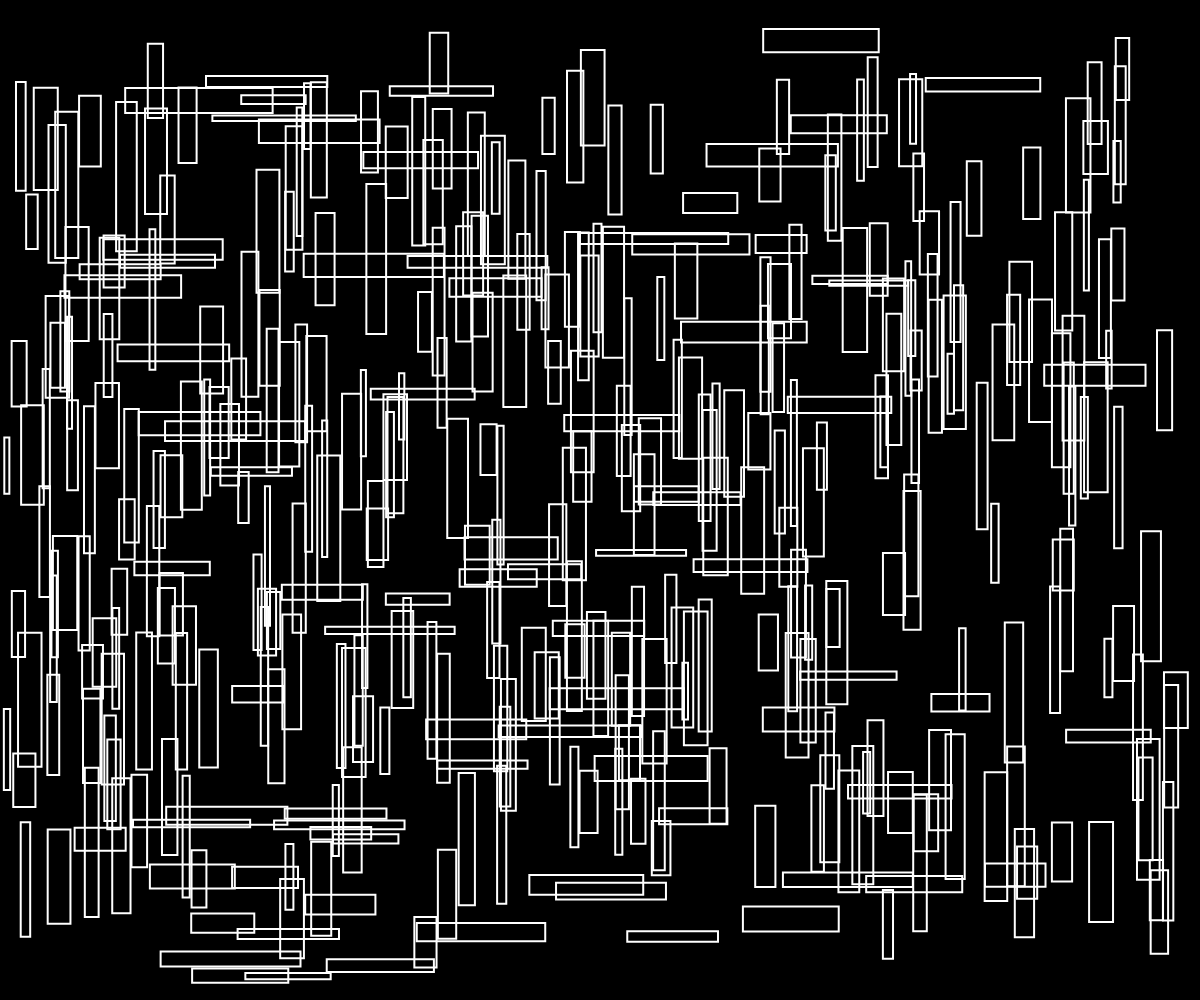
Frame 1 (no input)
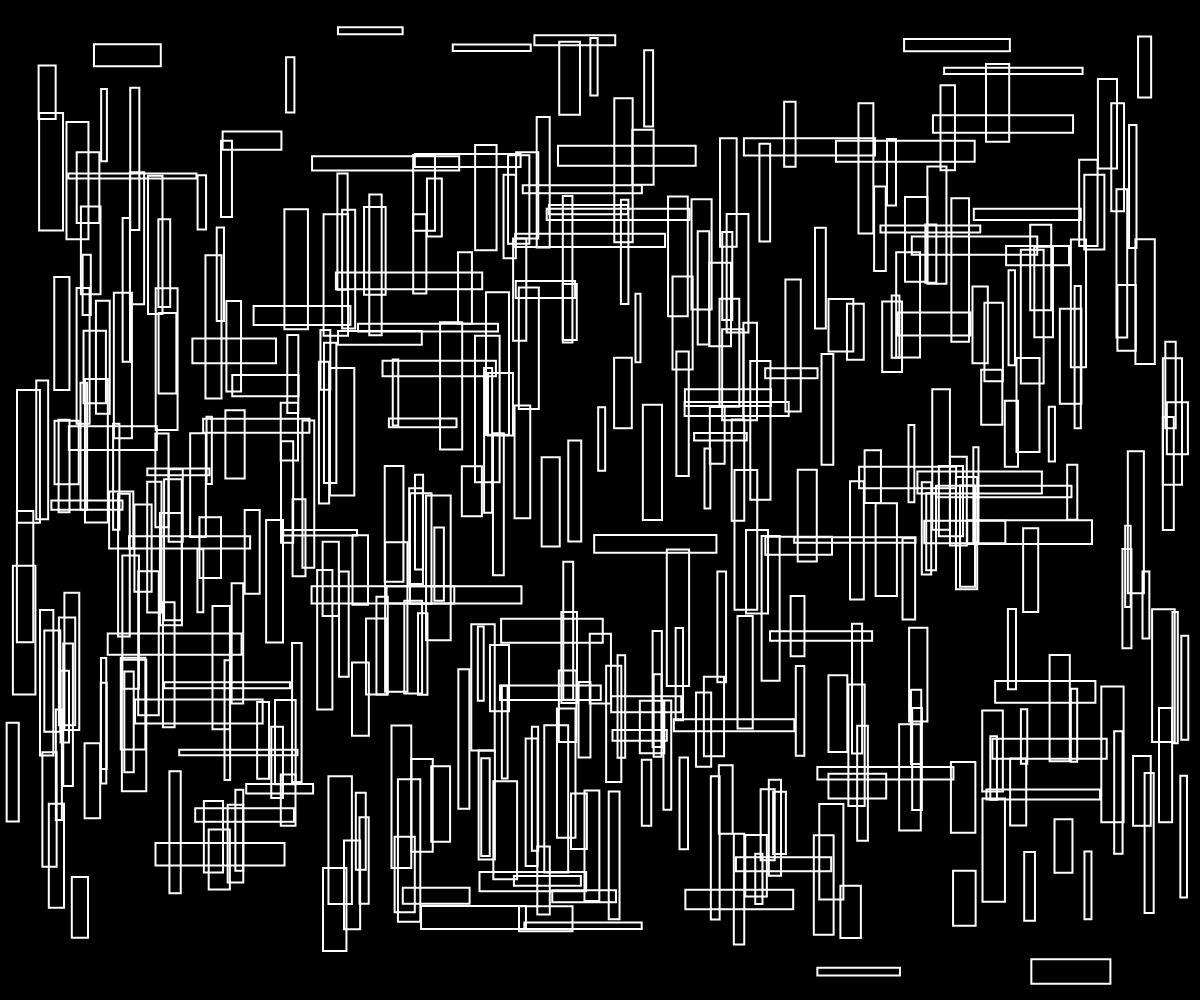
Frame 2 (the mouse pressed at the canvas centre, redrawn once)

The p5.js sketch that drew these frames (run headless with seeded random() and noise() and a simulated clock; the mouse was pressed at the canvas centre and the sketch redrawn once):

// p5.js sketch
// ── sketch.js
/*
Inspired by George Nees' Micro-Innovation Series (1966)
*/

//Declare variables(rectabgle's position, width,height)
let x;
let y;
let w;
let h;

function setup() {
  createCanvas(windowWidth, windowHeight);
  rectMode(CENTER);
  noFill();
  stroke(255);
  strokeWeight(2);
}

function draw() {
  background(0);

  for (let i = 0; i < 400; i++) {
    //if the random number(0-10) less than 8: width (5-25) < height (50-150)
    //if the random number(0-10) greater than 8:width (50-150) < height(5-25)
    if (random(10) < 8) {
      w = random(5, 25);
      h = random(50, 150);
    } else {
      w = random(50, 150);
      h = random(5, 25);
    }
    
    console.log("random value " + i + ": " + random(10));

    //Set rectangle position within the canvas, ensuring it stays within bounds
    x = random(w, width - w);
    y = random(h, height - h);
    
    //draw rectangles
    rect(x, y, w, h);
  }
  
  //draw only once
  noLoop();
}

//// When the mouse is pressed, re-run the draw() function to generate new rectangles
function mousePressed() {
  loop();
}
